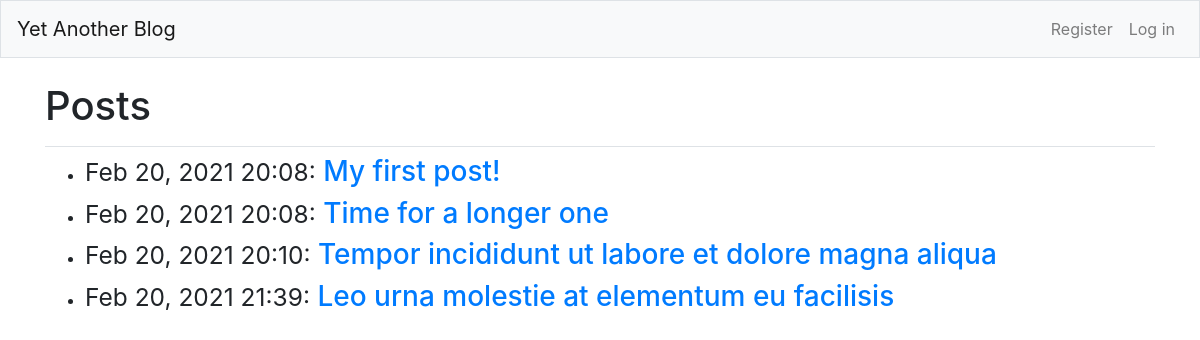
The app's page /, older data.
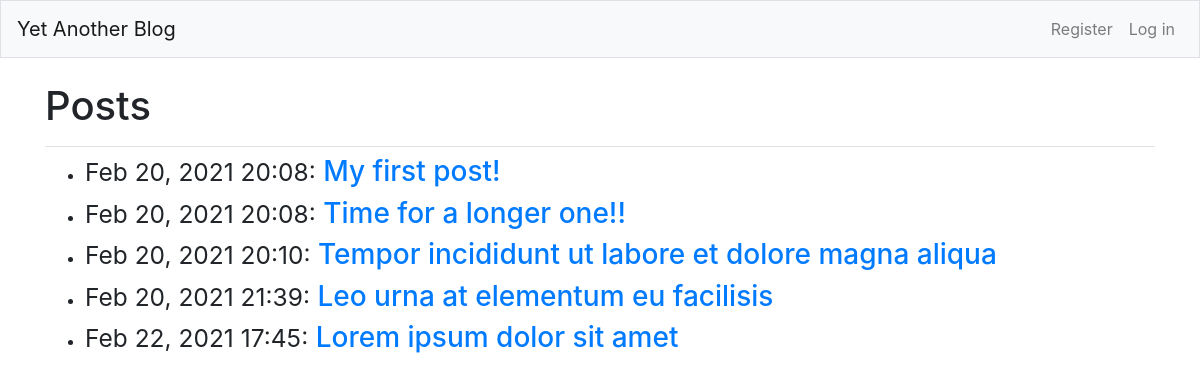
The same page, newer data.
### blogs/models.py (models this page shows)
class BlogPost(models.Model):
    title = models.CharField(max_length=200)
    text = models.TextField()
    date_added = models.DateTimeField(auto_now_add=True)
    author = models.ForeignKey(User, on_delete=models.CASCADE)
    def __str__(self):
        return self.title

### blogs/views.py (the view)
# urls.py: path('', views.index, name='index'),
def index(request):
    blog_posts = BlogPost.objects.order_by('date_added')
    context = {'blog_posts': blog_posts}
    return render(request, 'blogs/index.html', context)

### blogs/templates/blogs/index.html (shortened to what this page needs)
{% extends "blogs/base.html" %}
{% block page_header %}
  <h1>Posts</h1>
{% endblock page_header %}
{% block content %}
    <ul>
        {% for blog_post in blog_posts %}
            <li><h3>
                <small>{{ blog_post.date_added|date:'M d, Y H:i' }}:</small>
                <a href="{% url 'blogs:post' blog_post.id %}">
                    {{ blog_post }}
                </a>
            </h3></li>
        {% empty %}
            <li><h3>No posts have been added yet.</h3></li>
        {% endfor %}
    </ul>
{% endblock content %}

### blogs/templates/blogs/base.html (shortened to what this page needs)
{% load bootstrap4 %}
<!doctype html>
<html lang="en">
<head>
  {% bootstrap_css %}
</head>
<body>
  <nav class="navbar navbar-expand-md navbar-light bg-light mb-4 border">
    <a class="navbar-brand" href="{% url 'blogs:index'%}">
        Yet Another Blog</a>
      <div class="collapse navbar-collapse" id="navbarCollapse">
        <ul class="navbar-nav ml-auto">
            {% if user.is_authenticated %}
              <li class="nav-item">
                <span class="navbar-text">Hello, {{ user.username }}.</span>
              </li>
              <li class="nav-item">
                <a class="nav-link" href="{% url 'users:logout' %}">Log out</a>
              </li>
            {% else %}
              <li class="nav-item">
                <a class="nav-link" href="{% url 'users:register' %}">Register</a>
              </li>
              <li class="nav-item">
                <a class="nav-link" href="{% url 'users:login' %}">Log in</a></li>
            {% endif %}
          </ul>
        </div>
      </nav>
      <main role="main" class="container">
        <div class="pb-2 mb-2 border-bottom">
          {% block page_header %}{% endblock page_header %}
        </div>
        <div>
          {% block content %}{% endblock content %}
        </div>
      </main>
    </body>
    </html>

Row changes from the older to the newer data that the page shows:
changed BlogPost: title "Time for a longer one" → "Time for a longer one!!"
changed BlogPost: title "Leo urna molestie at elementum eu facilisis" → "Leo urna at elementum eu facilisis"
added BlogPost: date_added "Feb 22, 2021 17:45", title "Lorem ipsum dolor sit amet"
